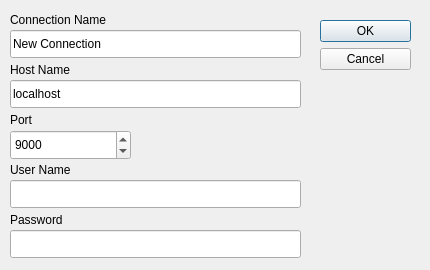
<?xml version="1.0" encoding="UTF-8"?>
<ui version="4.0">
 <class>AddConnDialog</class>
 <widget class="QDialog" name="AddConnDialog">
  <property name="geometry">
   <rect>
    <x>0</x>
    <y>0</y>
    <width>430</width>
    <height>270</height>
   </rect>
  </property>
  <property name="windowTitle">
   <string>Edit connection</string>
  </property>
  <widget class="QDialogButtonBox" name="buttonBox">
   <property name="geometry">
    <rect>
     <x>320</x>
     <y>20</y>
     <width>91</width>
     <height>81</height>
    </rect>
   </property>
   <property name="layoutDirection">
    <enum>Qt::RightToLeft</enum>
   </property>
   <property name="orientation">
    <enum>Qt::Vertical</enum>
   </property>
   <property name="standardButtons">
    <set>QDialogButtonBox::Cancel|QDialogButtonBox::Ok</set>
   </property>
  </widget>
  <widget class="QLabel" name="label">
   <property name="geometry">
    <rect>
     <x>10</x>
     <y>10</y>
     <width>161</width>
     <height>20</height>
    </rect>
   </property>
   <property name="text">
    <string>Connection Name</string>
   </property>
  </widget>
  <widget class="QLineEdit" name="Name">
   <property name="geometry">
    <rect>
     <x>10</x>
     <y>30</y>
     <width>291</width>
     <height>28</height>
    </rect>
   </property>
   <property name="text">
    <string>New Connection</string>
   </property>
  </widget>
  <widget class="QLabel" name="label_2">
   <property name="geometry">
    <rect>
     <x>10</x>
     <y>60</y>
     <width>101</width>
     <height>20</height>
    </rect>
   </property>
   <property name="text">
    <string>Host Name</string>
   </property>
  </widget>
  <widget class="QLineEdit" name="Host">
   <property name="geometry">
    <rect>
     <x>10</x>
     <y>80</y>
     <width>291</width>
     <height>28</height>
    </rect>
   </property>
   <property name="text">
    <string>localhost</string>
   </property>
  </widget>
  <widget class="QLabel" name="label_3">
   <property name="geometry">
    <rect>
     <x>10</x>
     <y>110</y>
     <width>77</width>
     <height>20</height>
    </rect>
   </property>
   <property name="text">
    <string>Port</string>
   </property>
  </widget>
  <widget class="QSpinBox" name="Port">
   <property name="geometry">
    <rect>
     <x>10</x>
     <y>130</y>
     <width>121</width>
     <height>30</height>
    </rect>
   </property>
   <property name="minimum">
    <number>1</number>
   </property>
   <property name="maximum">
    <number>65535</number>
   </property>
   <property name="value">
    <number>9000</number>
   </property>
  </widget>
  <widget class="QLabel" name="label_4">
   <property name="geometry">
    <rect>
     <x>10</x>
     <y>160</y>
     <width>101</width>
     <height>20</height>
    </rect>
   </property>
   <property name="text">
    <string>User Name</string>
   </property>
  </widget>
  <widget class="QLineEdit" name="User">
   <property name="geometry">
    <rect>
     <x>10</x>
     <y>180</y>
     <width>291</width>
     <height>28</height>
    </rect>
   </property>
  </widget>
  <widget class="QLabel" name="label_5">
   <property name="geometry">
    <rect>
     <x>10</x>
     <y>210</y>
     <width>91</width>
     <height>20</height>
    </rect>
   </property>
   <property name="text">
    <string>Password</string>
   </property>
  </widget>
  <widget class="QLineEdit" name="Pass">
   <property name="geometry">
    <rect>
     <x>10</x>
     <y>230</y>
     <width>291</width>
     <height>28</height>
    </rect>
   </property>
   <property name="echoMode">
    <enum>QLineEdit::Password</enum>
   </property>
  </widget>
 </widget>
 <tabstops>
  <tabstop>Name</tabstop>
  <tabstop>Host</tabstop>
  <tabstop>Port</tabstop>
  <tabstop>User</tabstop>
  <tabstop>Pass</tabstop>
  <tabstop>buttonBox</tabstop>
 </tabstops>
 <resources/>
 <connections/>
</ui>
